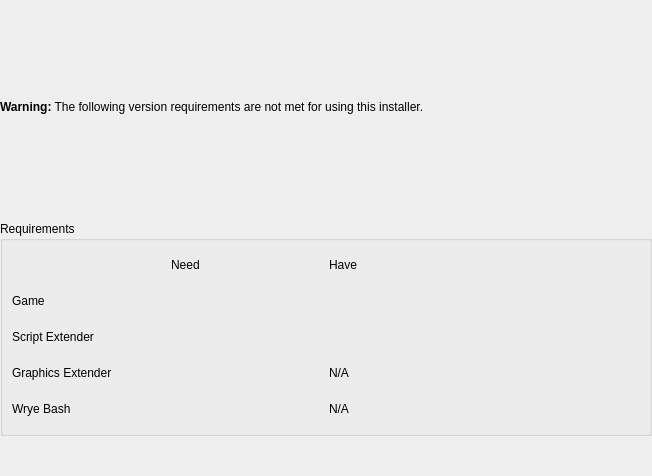
<?xml version="1.0" encoding="UTF-8"?>
<ui version="4.0">
 <class>WizardInstallerRequires</class>
 <widget class="QWidget" name="WizardInstallerRequires">
  <property name="geometry">
   <rect>
    <x>0</x>
    <y>0</y>
    <width>652</width>
    <height>476</height>
   </rect>
  </property>
  <property name="windowTitle">
   <string>Form</string>
  </property>
  <layout class="QVBoxLayout" name="verticalLayout_2">
   <property name="leftMargin">
    <number>0</number>
   </property>
   <property name="topMargin">
    <number>0</number>
   </property>
   <property name="rightMargin">
    <number>0</number>
   </property>
   <property name="bottomMargin">
    <number>0</number>
   </property>
   <item>
    <layout class="QVBoxLayout" name="verticalLayout">
     <item>
      <widget class="QLabel" name="label">
       <property name="text">
        <string>&lt;html&gt;&lt;head/&gt;&lt;body&gt;&lt;p&gt;&lt;span style=&quot; font-weight:600;&quot;&gt;Warning:&lt;/span&gt; The following version requirements are not met for using this installer.&lt;/p&gt;&lt;/body&gt;&lt;/html&gt;</string>
       </property>
       <property name="margin">
        <number>10</number>
       </property>
      </widget>
     </item>
     <item>
      <widget class="QGroupBox" name="groupBox">
       <property name="title">
        <string>Requirements</string>
       </property>
       <layout class="QGridLayout" name="gridLayout_2">
        <item row="0" column="0">
         <layout class="QGridLayout" name="gridLayout">
          <item row="3" column="0">
           <widget class="QLabel" name="labelGraphicsExtender">
            <property name="text">
             <string>Graphics Extender</string>
            </property>
            <property name="headercell" stdset="0">
             <bool>true</bool>
            </property>
           </widget>
          </item>
          <item row="4" column="3">
           <widget class="QLabel" name="labelWryeBashIcon">
            <property name="text">
             <string/>
            </property>
           </widget>
          </item>
          <item row="1" column="2">
           <widget class="QLabel" name="labelGameHave">
            <property name="text">
             <string/>
            </property>
           </widget>
          </item>
          <item row="4" column="0">
           <widget class="QLabel" name="labelWryeBash">
            <property name="text">
             <string>Wrye Bash</string>
            </property>
            <property name="headercell" stdset="0">
             <bool>true</bool>
            </property>
           </widget>
          </item>
          <item row="0" column="1">
           <widget class="QLabel" name="label_18">
            <property name="text">
             <string>Need</string>
            </property>
            <property name="headercell" stdset="0">
             <bool>true</bool>
            </property>
           </widget>
          </item>
          <item row="3" column="1">
           <widget class="QLabel" name="labelGraphicsExtenderNeed">
            <property name="text">
             <string/>
            </property>
           </widget>
          </item>
          <item row="1" column="0">
           <widget class="QLabel" name="labelGame">
            <property name="text">
             <string>Game</string>
            </property>
            <property name="headercell" stdset="0">
             <bool>true</bool>
            </property>
           </widget>
          </item>
          <item row="2" column="1">
           <widget class="QLabel" name="labelScriptExtenderNeed">
            <property name="text">
             <string/>
            </property>
           </widget>
          </item>
          <item row="4" column="1">
           <widget class="QLabel" name="labelWryeBashNeed">
            <property name="text">
             <string/>
            </property>
           </widget>
          </item>
          <item row="2" column="3">
           <widget class="QLabel" name="labelScriptExtenderIcon">
            <property name="text">
             <string/>
            </property>
           </widget>
          </item>
          <item row="4" column="2">
           <widget class="QLabel" name="labelWryeBashHave">
            <property name="text">
             <string>N/A</string>
            </property>
           </widget>
          </item>
          <item row="0" column="2">
           <widget class="QLabel" name="label_19">
            <property name="text">
             <string>Have</string>
            </property>
            <property name="headercell" stdset="0">
             <bool>true</bool>
            </property>
           </widget>
          </item>
          <item row="3" column="2">
           <widget class="QLabel" name="labelGraphicsExtenderHave">
            <property name="text">
             <string>N/A</string>
            </property>
           </widget>
          </item>
          <item row="1" column="3">
           <widget class="QLabel" name="labelGameIcon">
            <property name="text">
             <string/>
            </property>
           </widget>
          </item>
          <item row="2" column="0">
           <widget class="QLabel" name="labelScriptExtender">
            <property name="text">
             <string>Script Extender</string>
            </property>
            <property name="headercell" stdset="0">
             <bool>true</bool>
            </property>
           </widget>
          </item>
          <item row="2" column="2">
           <widget class="QLabel" name="labelScriptExtenderHave">
            <property name="text">
             <string/>
            </property>
           </widget>
          </item>
          <item row="3" column="3">
           <widget class="QLabel" name="labelGraphicsExtenderIcon">
            <property name="text">
             <string/>
            </property>
           </widget>
          </item>
          <item row="1" column="1">
           <widget class="QLabel" name="labelGameNeed">
            <property name="text">
             <string/>
            </property>
           </widget>
          </item>
         </layout>
        </item>
       </layout>
      </widget>
     </item>
     <item>
      <spacer name="verticalSpacer">
       <property name="orientation">
        <enum>Qt::Vertical</enum>
       </property>
       <property name="sizeType">
        <enum>QSizePolicy::Preferred</enum>
       </property>
       <property name="sizeHint" stdset="0">
        <size>
         <width>20</width>
         <height>40</height>
        </size>
       </property>
      </spacer>
     </item>
    </layout>
   </item>
  </layout>
 </widget>
 <resources/>
 <connections/>
</ui>
